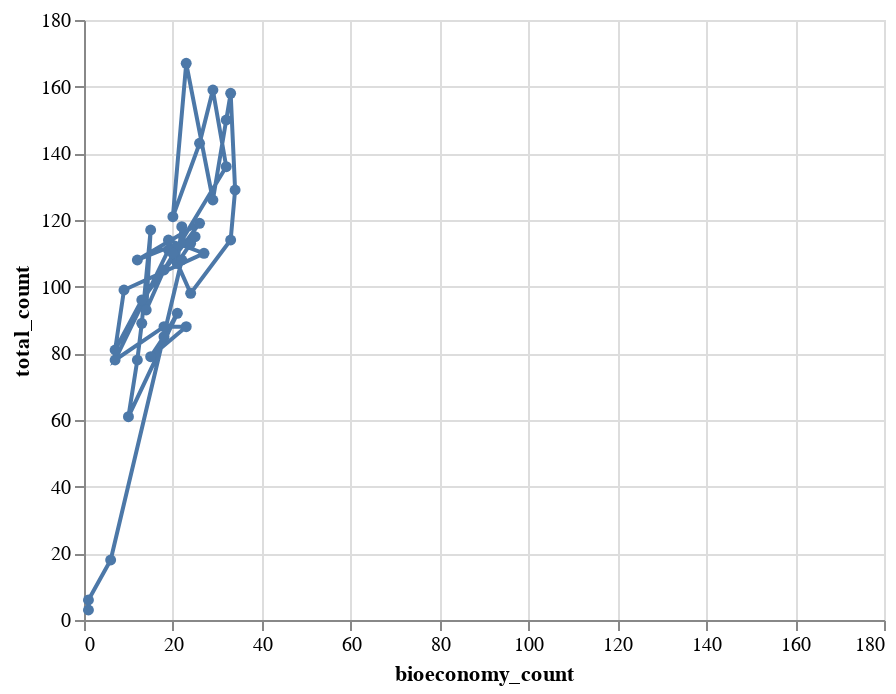

Notebook code cell kept with this figure:
### Markdown cell above
The plot above suggests that the innovation rate for bioeconomy innovations closely follows the overall rate of innovations in Sweden.
Considering that it should be more difficult to get a high share if there are few innovation, the graph suggests that the 90s were a time in which more bioeconomy innovations were commercialzied than in the years before and after.

From this chart it does not appear as if there was a sustained increase in bioeconomy innovations over the time period.
This might contradict the findings of Josef's environmental innovation study.

Still, a bioeconomy, which at its peak contributes almost 30% to the total innovation count of the country is substantial.
How does this look in different countries and using different metrics (patents)? 

<!-- TODO find benchmarks: countires and patents -->
<!-- TODO: check -->

<!-- TODO Is this correct? -->

### Code cell
bio_share = calculate_bioeconomy_share(swinno)
alt.Chart(bio_share).mark_line(point=True).encode(
    alt.X("bioeconomy_count", scale=alt.Scale(domain=[0, 180])),
    alt.Y("total_count", scale=alt.Scale(domain=[0, 180])),
    order="year",
    tooltip=["bioeconomy_count", "total_count", "year"],
).transform_filter((alt.datum.year >= 1970) & (alt.datum.year <= 2010))

### Figure 1 — Vega-Lite specification as saved in the notebook (floating-point values rounded to 4 significant figures)
{"config": {"view": {"continuousWidth": 400, "continuousHeight": 300}}, "data": {"name": "data-c0f4432f00e7210c6894b4faae4eb223"}, "mark": {"type": "line", "point": true}, "encoding": {"order": {"field": "year", "type": "quantitative"}, "tooltip": [{"field": "bioeconomy_count", "type": "quantitative"}, {"field": "total_count", "type": "quantitative"}, {"field": "year", "type": "quantitative"}], "x": {"field": "bioeconomy_count", "scale": {"domain": [0, 180]}, "type": "quantitative"}, "y": {"field": "total_count", "scale": {"domain": [0, 180]}, "type": "quantitative"}}, "transform": [{"filter": "((datum.year >= 1970) && (datum.year <= 2010))"}], "$schema": "https://vega.github.io/schema/vega-lite/v4.17.0.json", "datasets": {"data-c0f4432f00e7210c6894b4faae4eb223": [{"year": 1947, "total_count": 1, "bioeconomy_count": 0, "share_bioeconomy": 0.0}, {"year": 1950, "total_count": 1, "bioeconomy_count": 1, "share_bioeconomy": 1.0}, {"year": 1953, "total_count": 1, "bioeconomy_count": 0, "share_bioeconomy": 0.0}, {"year": 1954, "total_count": 1, "bioeconomy_count": 0, "share_bioeconomy": 0.0}, {"year": 1955, "total_count": 1, "bioeconomy_count": 1, "share_bioeconomy": 1.0}, {"year": 1959, "total_count": 1, "bioeconomy_count": 0, "share_bioeconomy": 0.0}, {"year": 1961, "total_count": 2, "bioeconomy_count": 0, "share_bioeconomy": 0.0}, {"year": 1963, "total_count": 2, "bioeconomy_count": 1, "share_bioeconomy": 0.5}, {"year": 1966, "total_count": 2, "bioeconomy_count": 0, "share_bioeconomy": 0.0}, {"year": 1968, "total_count": 4, "bioeconomy_count": 1, "share_bioeconomy": 0.25}, {"year": 1969, "total_count": 2, "bioeconomy_count": 0, "share_bioeconomy": 0.0}, {"year": 1970, "total_count": 113, "bioeconomy_count": 24, "share_bioeconomy": 0.2124}, {"year": 1971, "total_count": 107, "bioeconomy_count": 21, "share_bioeconomy": 0.1963}, {"year": 1972, "total_count": 118, "bioeconomy_count": 22, "share_bioeconomy": 0.1864}, {"year": 1973, "total_count": 107, "bioeconomy_count": 21, "share_bioeconomy": 0.1963}, {"year": 1974, "total_count": 98, "bioeconomy_count": 24, "share_bioeconomy": 0.2449}, {"year": 1975, "total_count": 114, "bioeconomy_count": 33, "share_bioeconomy": 0.2895}, {"year": 1976, "total_count": 129, "bioeconomy_count": 34, "share_bioeconomy": 0.2636}, {"year": 1977, "total_count": 158, "bioeconomy_count": 33, "share_bioeconomy": 0.2089}, {"year": 1978, "total_count": 150, "bioeconomy_count": 32, "share_bioeconomy": 0.2133}, {"year": 1979, "total_count": 126, "bioeconomy_count": 29, "share_bioeconomy": 0.2302}, {"year": 1980, "total_count": 167, "bioeconomy_count": 23, "share_bioeconomy": 0.1377}, {"year": 1981, "total_count": 121, "bioeconomy_count": 20, "share_bioeconomy": 0.1653}, {"year": 1982, "total_count": 143, "bioeconomy_count": 26, "share_bioeconomy": 0.1818}, {"year": 1983, "total_count": 159, "bioeconomy_count": 29, "share_bioeconomy": 0.1824}, {"year": 1984, "total_count": 136, "bioeconomy_count": 32, "share_bioeconomy": 0.2353}, {"year": 1985, "total_count": 105, "bioeconomy_count": 18, "share_bioeconomy": 0.1714}, {"year": 1986, "total_count": 93, "bioeconomy_count": 14, "share_bioeconomy": 0.1505}, {"year": 1987, "total_count": 117, "bioeconomy_count": 15, "share_bioeconomy": 0.1282}, {"year": 1988, "total_count": 89, "bioeconomy_count": 13, "share_bioeconomy": 0.1461}, {"year": 1989, "total_count": 78, "bioeconomy_count": 12, "share_bioeconomy": 0.1538}, {"year": 1990, "total_count": 61, "bioeconomy_count": 10, "share_bioeconomy": 0.1639}, {"year": 1991, "total_count": 92, "bioeconomy_count": 21, "share_bioeconomy": 0.2283}, {"year": 1992, "total_count": 85, "bioeconomy_count": 18, "share_bioeconomy": 0.2118}, {"year": 1993, "total_count": 79, "bioeconomy_count": 15, "share_bioeconomy": 0.1899}, {"year": 1994, "total_count": 88, "bioeconomy_count": 23, "share_bioeconomy": 0.2614}, {"year": 1995, "total_count": 88, "bioeconomy_count": 18, "share_bioeconomy": 0.2045}, {"year": 1996, "total_count": 78, "bioeconomy_count": 7, "share_bioeconomy": 0.08974}, {"year": 1997, "total_count": 111, "bioeconomy_count": 19, "share_bioeconomy": 0.1712}, {"year": 1998, "total_count": 115, "bioeconomy_count": 25, "share_bioeconomy": 0.2174}, {"year": 1999, "total_count": 108, "bioeconomy_count": 12, "share_bioeconomy": 0.1111}, {"year": 2000, "total_count": 119, "bioeconomy_count": 26, "share_bioeconomy": 0.2185}, {"year": 2001, "total_count": 96, "bioeconomy_count": 13, "share_bioeconomy": 0.1354}, {"year": 2002, "total_count": 81, "bioeconomy_count": 7, "share_bioeconomy": 0.08642}, {"year": 2003, "total_count": 99, "bioeconomy_count": 9, "share_bioeconomy": 0.09091}, {"year": 2004, "total_count": 110, "bioeconomy_count": 27, "share_bioeconomy": 0.2455}, {"year": 2005, "total_count": 114, "bioeconomy_count": 19, "share_bioeconomy": 0.1667}, {"year": 2006, "total_count": 110, "bioeconomy_count": 20, "share_bioeconomy": 0.1818}, {"year": 2007, "total_count": 108, "bioeconomy_count": 22, "share_bioeconomy": 0.2037}, {"year": 2008, "total_count": 18, "bioeconomy_count": 6, "share_bioeconomy": 0.3333}, {"year": 2009, "total_count": 6, "bioeconomy_count": 1, "share_bioeconomy": 0.1667}, {"year": 2010, "total_count": 3, "bioeconomy_count": 1, "share_bioeconomy": 0.3333}, {"year": 2011, "total_count": 1, "bioeconomy_count": 0, "share_bioeconomy": 0.0}, {"year": 2013, "total_count": 2, "bioeconomy_count": 0, "share_bioeconomy": 0.0}, {"year": 2014, "total_count": 1, "bioeconomy_count": 0, "share_bioeconomy": 0.0}, {"year": 2018, "total_count": 1, "bioeconomy_count": 0, "share_bioeconomy": 0.0}, {"year": 2019, "total_count": 1, "bioeconomy_count": 0, "share_bioeconomy": 0.0}, {"year": 2021, "total_count": 1, "bioeconomy_count": 0, "share_bioeconomy": 0.0}, {"year": "", "total_count": 653, "bioeconomy_count": 94, "share_bioeconomy": 0.144}]}}
